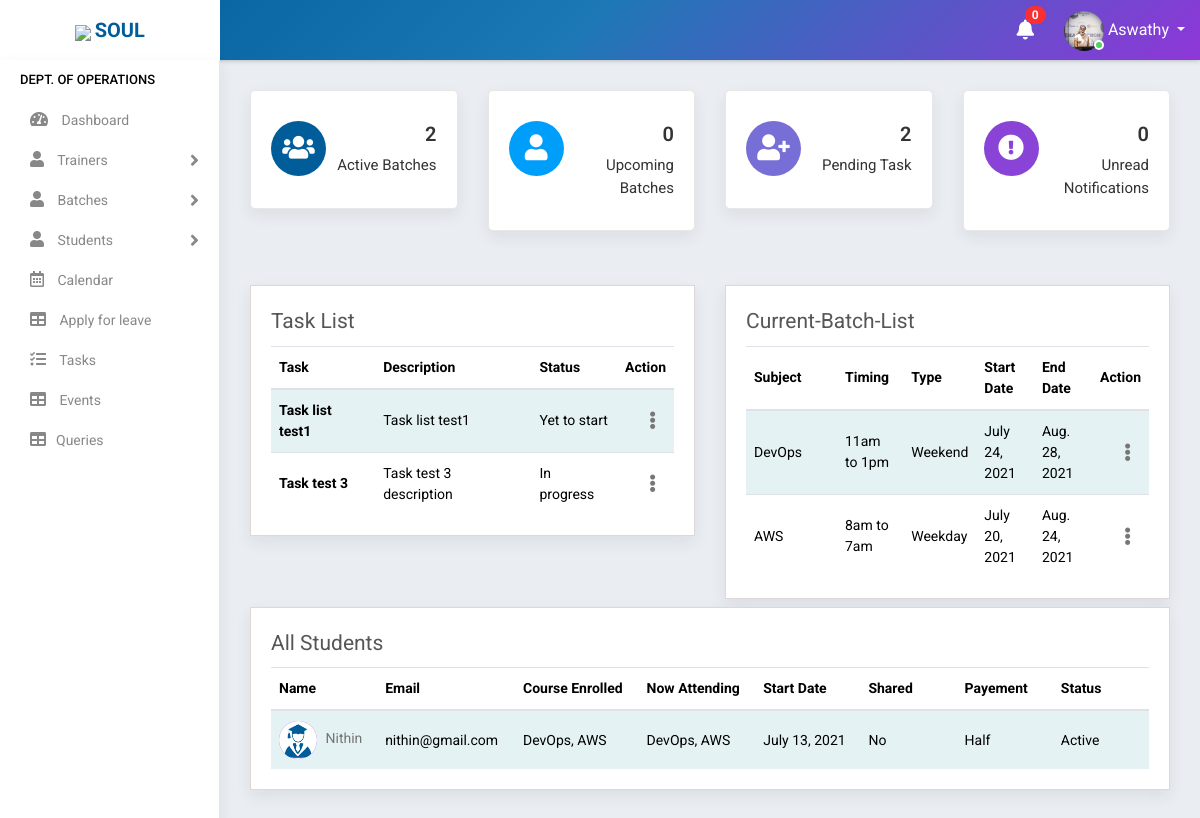
/operations_dashboard/ (signed in), run on an earlier commit of the app's database.
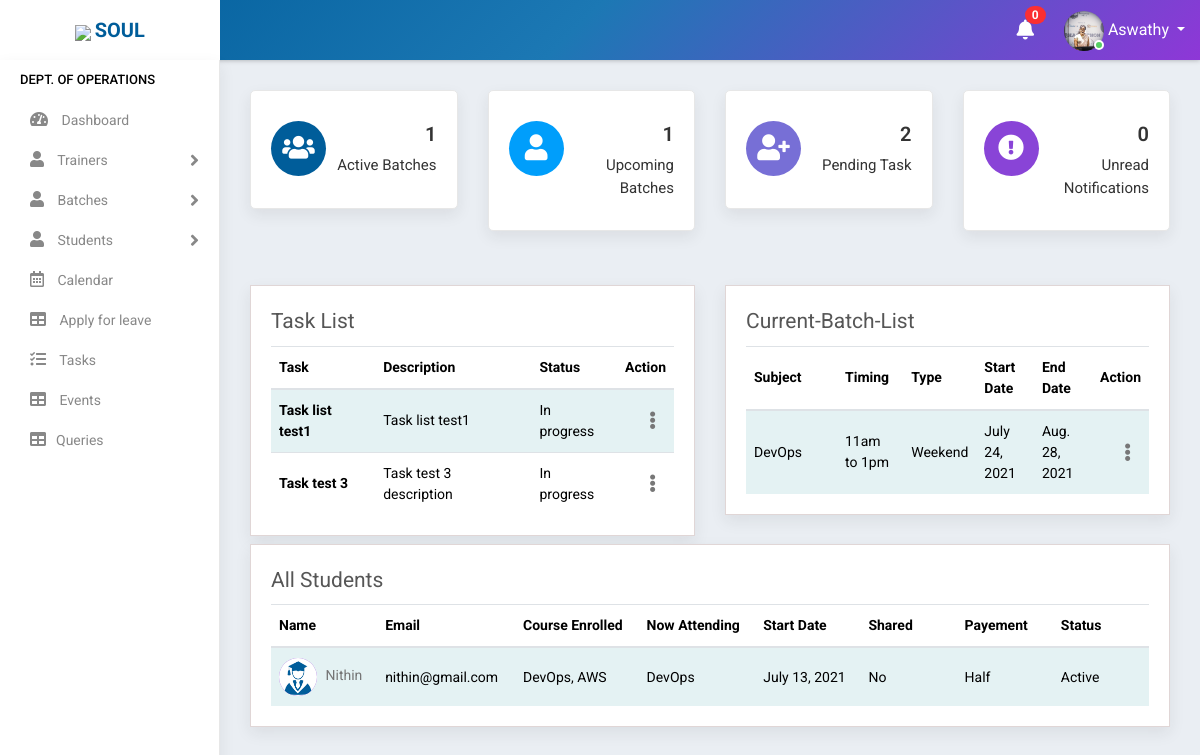
And on a later commit of the database.
### accounts/models.py (models this page shows, shortened)
class Task(models.Model):
    status_value= [
        ('Yet to start', 'Yet to start'),
        ('In progress', 'In progress'),
        ('Completed', 'Completed'),
    ]
    user = models.ForeignKey(Staff,on_delete=models.CASCADE,null=True)
    title = models.CharField(max_length=100,null=True)
    description = models.TextField(max_length=500,null=True)
    created_at = models.DateTimeField(auto_now_add=True,null=True)
    assigned_by = models.ForeignKey(Staff,on_delete=models.CASCADE,null=True,related_name='sender')
    status = models.CharField(max_length=100,choices=status_value,default='Yet to start')
    class Meta:
        ordering=['created_at','-status']

class Batch(models.Model):
    mod_value= [
    ('1', 'Weekday'),
    ('2', 'Weekend')
    ]
    status_value= [
        ('Yet to start', 'Yet to start'),
        ('Ongoing', 'Ongoing'),
        ('Completed', 'Completed'),
    ]
    subject = models.ForeignKey(Courses,on_delete=models.CASCADE,null=True)
    trainer = models.ForeignKey(Staff,on_delete=models.CASCADE,null=True,limit_choices_to={'stype':"3"})
    timing = models.CharField(max_length=100, null=True)
    start_date = models.DateField(null=True)
    end_date = models.DateField(null=True)
    link = models.CharField(max_length=1000,null=True,blank=True)
    passcode = models.CharField(max_length=100,null=True,blank=True,default="N/A")
    mode = models.CharField(max_length=100,choices=mod_value,default=1)
    status = models.CharField(max_length=100,choices=status_value)

class Courses(models.Model):
    name = models.CharField(max_length=300,null=True)
    fee = models.CharField(max_length=6)
    link = models.CharField(max_length=1000,null=True, blank=True)
    pic = models.ImageField(null=True, blank=True)
    def __str__(self):
        return self.name

class Student(models.Model):
    state = (
    ('Andhra Pradesh','Andhra Pradesh'),
    ('Arunachal Pradesh','Arunachal Pradesh'),
    ('Assam','Assam'),
    ('Bihar','Bihar'),
    ('Chhattisgarh','Chattisgarh'),
    ('Goa','Goa'),
    ('Gujarat','Gujarat'),
    ('Haryana','Haryana'),
    ('Himachal Pradesh','Himachal Pradesh'),
    ('Jharkhand','Jharkhand'),
    ('Karnataka','Karnataka'),
    ('Kerala','Kerala'),
    ('Madhya Pradesh','Madhya Pradesh'),
    ('Maharashtra','Maharashtra'),
    ('Manipur','Manipur'),
    ('Meghalaya','Meghalaya'),
    ('Mizoram','Mizoram'),
    ('Nagaland','Nagaland'),
    ('Odisha','Odisha'),
    ('Rajasthan','Rajasthan'),
    ('Sikkim','Sikkim'),
    ('Tamil Nadu','Tamil Nadu'),
    ('Telangana','Telangana'),
    ('Tripura','Tripura'),
    ('Uttar Pradesh','Uttar Pradesh'),
    ('Uttarakhand','Uttarakhand'),
    ('West Bengal','West Bengal')
)
    user= models.OneToOneField(User,on_delete=models.CASCADE,null=True)
    name = models.CharField(max_length=100)
    mobile = models.CharField(max_length=10)
    email = models.EmailField(max_length=200)
    sex = models.CharField(max_length=10,null=True,choices=(('Male','Male'),('Female','Female')))
    house = models.CharField(max_length=100,null=True)
    street =models.CharField(max_length=100,null=True)
    street2 =models.CharField(max_length=100,null=True)
    city = models.CharField(max_length=100,null=True)
    state = models.CharField(max_length=100,null=True,choices=state)
    course_enrolled = models.CharField(max_length=100,null=True)
    now_attending = models.CharField(max_length=100,null=True)
    start_date = models.DateField(null=True)
    shared = models.BooleanField(default=False,choices=((True, 'Yes'), (False, 'No')))
    payment = models.CharField(max_length=10,choices=(('Full','Full'),('Half','Half')),default='Half')
    status = models.CharField(max_length=20,choices=(('Active','Active'),('Inactive','Inactive')),default='Active')
    profile_pic = models.ImageField(null=True,blank=True,default="")

### accounts/views.py (the view)
# urls.py: path('operations_dashboard/', OperationsDashboard.as_view(),name='operations_dashboard'),
class OperationsDashboard(View):
    def get(self, request):
        user=request.user
        if user.is_authenticated:
            try:
                s= Staff.objects.get(user=user)
                if s.stype =="1":
                    ba=Batch.objects.filter(status="Ongoing")
                    ba_count = ba.count()
                    by=Batch.objects.filter(status="Yet to start")
                    by_count = by.count()
                    ta=Task.objects.filter(user=s).filter(~Q(status="Completed"))
                    ta_count = ta.count()
                    students=Student.objects.all()
                    note = Notification.objects.filter(receiver=user).filter(status="Not Read").order_by('-datetime')
                    no_count = note.count()
                    print(no_count)
                    for i in students:
                        course_data = StudentCourseData.objects.filter(student=i)
                        i.course_enrolled=[]
                        i.now_attending=[]
                        for j in course_data:
                            i.course_enrolled.append(j.batch.subject)
                            if j.batch.status == "Ongoing":
                                i.now_attending.append(j.batch.subject)
                        i.save()
                    return render(request,'accounts/operations_dashboard.html',{'ba_count':ba_count,'by_count':by_count,'by':by,'ba':ba,'ta':ta,'ta_count':ta_count,'students':students,'no_count':no_count,'note':note})
                return redirect('home')
            except:
                return redirect('home')
        else:
            return redirect('logout')

### accounts/templates/accounts/operations_dashboard.html
{% extends 'accounts/main.html' %}
    {% block content %}
<div class="main-wrapper">
    {% include 'accounts/navbar.html' %}
    {% include 'accounts/sidebar_operations.html' %}
    <div class="page-wrapper">
        <div class="content container-fluid">
            {% include 'accounts/status_main_operations.html' %}
            <div class="row mt-4">
                {% include 'accounts/mini/task.html' %}
                {% include 'accounts/mini/batches.html' %}
            </div>
            {% include 'accounts/mini/student_register.html' %}
        </div>
    </div>
</div>
{% endblock %}

### accounts/templates/accounts/mini/task.html (shortened to what this page needs)
<div class="col-lg-6">
    <div class="content-page">
        <div class="row">
            <div class="col-md-12">
                <div class="page-title mb-2">
                    Task List
                </div>
                <div class="table-responsive">
                    <table class="table table-striped custom-table">
                        <thead>
                            <tr>
                                <th style="min-width:91px;">Task</th>
                                <th style="min-width:50px;">Description</th>
                                <th style="min-width:50px;">Status</th>
                                <th class="text-right">Action</th>
                            </tr>
                        </thead>
                        <tbody>
                            {% for i in ta %}
                            <tr>
                                <th>{{i.title}}</th>
                                <td>{{i.description}}</td>
                                <td>{{i.status}}</td>
                                <td class="text-right">
                                    <div class="dropdown dropdown-action">
                                        <a href="#" class="action-icon dropdown-toggle" data-toggle="dropdown"
                                            aria-expanded="false"><i class="fas fa-ellipsis-v"></i></a>
                                    </div>
                                </td>
                                {% empty %}
                                <td colspan="3">No pending tasks</td>
                            </tr>
                            {% endfor %}
                        </tbody>
                    </table>
                </div>
            </div>
        </div>
    </div>
</div>

### accounts/templates/accounts/mini/batches.html (shortened to what this page needs)
<div class="col-lg-6">
    <div class="content-page">
        <div class="row">
            <div class="col-md-12">
                <div class="page-title mb-2">
                    Current-Batch-List
                </div>
                <div class="table-responsive">
                    <table class="table table-striped custom-table">
                        <thead>
                            <tr>
                                <th style="min-width:91px;">Subject</th>
                                <th style="min-width:50px;">Timing</th>
                                <th style="min-width:50px;">Type</th>
                                <th style="min-width:50px;">Start Date</th>
                                <th style="min-width:50px;">End Date</th>
                                <th class="text-right">Action</th>
                            </tr>
                        </thead>
                        <tbody>
                            {% for i in ba %}
                            <tr>
                                <td>{{i.subject}}</td>
                                <td>{{i.timing}}</td>
                                <td>{{i.get_mode_display}}</td>
                                <td>{{i.start_date}}</td>
                                <td>{{i.end_date}}</td>
                                <td class="text-right">
                                    <div class="dropdown dropdown-action">
                                        <a href="#" class="action-icon dropdown-toggle" data-toggle="dropdown"
                                            aria-expanded="false"><i class="fas fa-ellipsis-v"></i></a>
                                    </div>
                                </td>
                            </tr>
                            {% endfor %}
                        </tbody>
                    </table>
                </div>
            </div>
        </div>
    </div>
</div>

### accounts/templates/accounts/mini/student_register.html (shortened to what this page needs)
<div class="row mt-2">
    <div class="col-lg-12">
        <div class="content-page">
            <div class="row">
                <div class="col-lg-12 col-md-12 col-sm-12 col-12">
                    <div class="page-title mb-2">
                        All Students
                    </div>
                    <div class="table-responsive">
                        <table class="table table-striped custom-table">
                            <thead>
                                <tr>
                                    <th style="min-width:50px;">Name </th>
                                    <th style="min-width:74px;">Email</th>
                                    <th style="min-width:50px;">Course Enrolled</th>
                                    <th style="min-width:50px;">Now Attending</th>
                                    <th style="min-width:98px;">Start Date</th>
                                    <th style="min-width:90px;">Shared</th>
                                    <th style="min-width:90px;">Payement</th>
                                    <th style="min-width:90px;">Status</th>
                                </tr>
                            </thead>
                            <tbody>
                                {% for student in students %}
                                <tr>
                                    <td>
                                        <h2><a href="profile.html" class="avatar text-white"><img src="{{student.profile_pic.url}}" width="40" height="40" alt="{{student.name}}"></a></h2>
                                        <h2><a href="profile.html">{{student.name}} </a></h2>
                                    </td>
                                    <td>{{student.email}}</td>
                                    <td>{{student.course_enrolled|join:", " }}</td>
                                    <td>{{student.now_attending|join:", " }}</td>
                                    <td>{{student.start_date}}</td>
                                    <td>{{student.get_shared_display}}</td>
                                    <td>{{student.payment}}</td>
                                    <td>{{student.status}}</td>
                                </tr>
                                {% empty %}
                                    <h3>No students in list</h3>
                                {% endfor %}
                            </tbody>
                        </table>
                    </div>
                </div>
            </div>
        </div>
    </div>

What changed in the data, as far as the page shows it:
no longer on this page (row edited): Batch: subject "AWS", timing "8am to 7am", mode "Weekday", start_date "July 20, 2021", end_date "Aug. 24, 2021"
changed Task "Task list test1": status "Yet to start" → "In progress"
changed Student "Nithin": now_attending "DevOps, AWS" → "DevOps"
Also different on the page:
{{ ba_count }}: "2" → "1"
{{ by_count }}: "0" → "1"
